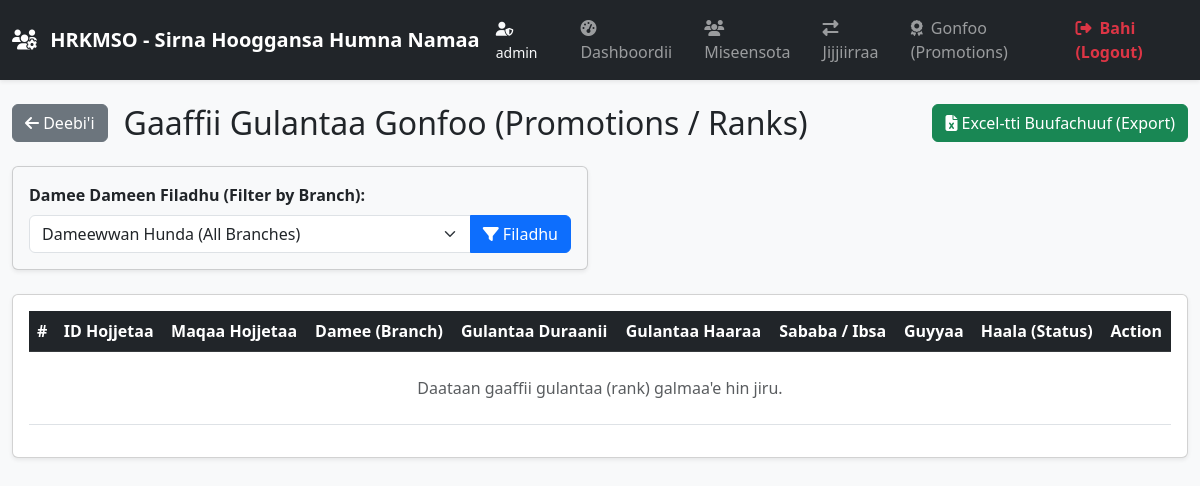
Before: /ranks (signed in) with the older database file.
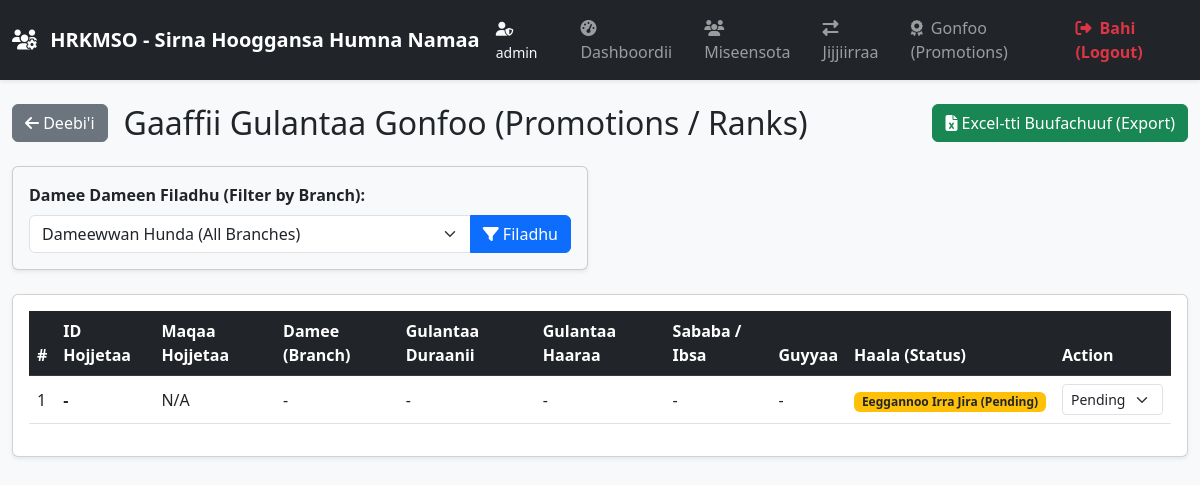
After: the same page with the newer database file.
### models.py (models this page shows)
class User(UserMixin, db.Model):
    __tablename__ = 'user'
    id = db.Column(db.Integer, primary_key=True)
    username = db.Column(db.String(150), unique=True, nullable=False)
    password = db.Column(db.String(200), nullable=False)
    role = db.Column(db.String(50), default='branch')  # 'admin' ykn 'branch'
    branch_id = db.Column(db.Integer, nullable=True)

class Rank(db.Model):
    __tablename__ = 'rank'
    id = db.Column(db.Integer, primary_key=True)
    name = db.Column(db.String(100), unique=True, nullable=False)
    description = db.Column(db.Text, nullable=True)
    employees = db.relationship('Employee', backref='rank', lazy=True)

### app.py (the view)
@app.route('/ranks')
@login_required
def ranks():
    all_ranks = Rank.query.all()
    return render_template('ranks.html', ranks=all_ranks)

### app.py (called while the page is built)
@app.context_processor
def utility_processor():
    def endpoint_exists(endpoint):
        try:
            url_for(endpoint)
            return True
        except Exception:
            return False
    return dict(endpoint_exists=endpoint_exists, calculate_age=calculate_age)

@login_manager.user_loader
def load_user(user_id):
    return db.session.get(User, int(user_id))

### templates/ranks.html (shortened to what this page needs)
{% extends "base.html" %}
{% block content %}
<div class="container-fluid py-4">
    <div class="row mb-4">
        <div class="col-12 d-flex justify-content-between align-items-center flex-wrap gap-3">
            <div class="d-flex align-items-center gap-3">
                <a href="{{ url_for('dashboard') }}" class="btn btn-secondary">
                    <i class="fas fa-arrow-left"></i> Deebi'i
                </a>
                <h2 class="mb-0">Gaaffii Gulantaa Gonfoo (Promotions / Ranks)</h2>
            </div>
            <div>
                <a href="{{ url_for('export_ranks_excel', branch_id=selected_branch) }}" class="btn btn-success">
                    <i class="fas fa-file-excel"></i> Excel-tti Buufachuuf (Export)
                </a>
            </div>
        </div>
    </div>
    {% if current_user.role == 'admin' %}
    <div class="row mb-4">
        <div class="col-md-6">
            <form method="GET" action="{{ url_for('ranks') }}" class="card shadow-sm p-3 bg-light">
                <label for="branch_id" class="form-label fw-bold">Damee Dameen Filadhu (Filter by Branch):</label>
                <div class="input-group">
                    <select name="branch_id" id="branch_id" class="form-select">
                        <option value="">Dameewwan Hunda (All Branches)</option>
                    </select>
                    <button type="submit" class="btn btn-primary">
                        <i class="fas fa-filter"></i> Filadhu
                    </button>
                </div>
            </form>
        </div>
    </div>
    {% endif %}
    <div class="card shadow-sm">
        <div class="card-body">
            <div class="table-responsive">
                <table class="table table-hover align-middle">
                    <thead class="table-dark">
                        <tr>
                            <th>#</th>
                            <th>ID Hojjetaa</th>
                            <th>Maqaa Hojjetaa</th>
                            <th>Damee (Branch)</th>
                            <th>Gulantaa Duraanii</th>
                            <th>Gulantaa Haaraa</th>
                            <th>Sababa / Ibsa</th>
                            <th>Guyyaa</th>
                            <th>Haala (Status)</th>
                            {% if current_user.role == 'admin' %}
                            <th>Action</th>
                            {% endif %}
                        </tr>
                    </thead>
                    <tbody>
                        {% if ranks %}
                            {% for r in ranks %}
                            <tr>
                                <td>{{ loop.index }}</td>
                                <td><strong>{{ r.employee.unique_id if r.employee and r.employee.unique_id else '-' }}</strong></td>
                                <td>{{ r.employee.full_name if r.employee else 'N/A' }}</td>
                                <td>
                                    {% set branch_val = r.branch_id if r.branch_id else (r.employee.branch_id if r.employee else '-') %}
                                    {% set branch_name = namespace(name=branch_val) %}
                                    {% for b in all_branches %}
                                        {% if b.id|string == branch_val|string %}
                                            {% set branch_name.name = b.name %}
                                        {% endif %}
                                    {% endfor %}
                                    {{ branch_name.name }}
                                </td>
                                <td>{{ r.old_rank if r.old_rank else '-' }}</td>
                                <td>{{ r.new_rank if r.new_rank else '-' }}</td>
                                <td>{{ r.reason if r.reason else '-' }}</td>
                                <td>{{ r.rank_date.strftime('%Y-%m-%d') if r.rank_date else '-' }}</td>
                                <td>
                                    {% if r.status == 'Approved' %}
                                        <span class="badge bg-success">Eeyyamameera (Approved)</span>
                                    {% elif r.status == 'Rejected' %}
                                        <span class="badge bg-danger">Harkifateera (Rejected)</span>
                                    {% else %}
                                        <span class="badge bg-warning text-dark">Eeggannoo Irra Jira (Pending)</span>
                                    {% endif %}
                                </td>
                                {% if current_user.role == 'admin' %}
                                <td>
                                    <form action="{{ url_for('update_rank_status', id=r.id) }}" method="POST" class="d-inline">
                                        <select name="status" class="form-select form-select-sm d-inline-block w-auto" onchange="this.form.submit()">
                                            <option value="Pending" {% if r.status == 'Pending' %}selected{% endif %}>Pending</option>
                                        </select>
                                    </form>
                                </td>
                                {% endif %}
                            </tr>
                            {% endfor %}
                        {% else %}
                            <tr>
                                <td colspan="10" class="text-center py-4 text-muted">
                                    Daataan gaaffii gulantaa (rank) galmaa'e hin jiru.
                                </td>
                            </tr>
                        {% endif %}
                    </tbody>
                </table>
            </div>
        </div>
    </div>
</div>
{% endblock %}

### templates/base.html (shortened to what this page needs)
<!DOCTYPE html>
<html lang="om">
<head>
    <link href="https://cdn.jsdelivr.net/npm/bootstrap@5.3.0/dist/css/bootstrap.min.css" rel="stylesheet">
    <link rel="stylesheet" href="https://cdnjs.cloudflare.com/ajax/libs/font-awesome/6.4.0/css/all.min.css">
</head>
<body class="bg-light">
    <nav class="navbar navbar-expand-lg navbar-dark bg-dark shadow-sm">
        <div class="container-fluid">
            <a class="navbar-brand fw-bold" href="{{ url_for('dashboard') }}">
                <i class="fas fa-users-cog me-2"></i> HRKMSO - Sirna Hooggansa Humna Namaa
            </a>
            <div class="collapse navbar-collapse" id="navbarNav">
                <ul class="navbar-nav ms-auto align-items-lg-center">
                    {% if current_user.is_authenticated %}
                    <li class="nav-item me-3">
                        <span class="text-light small"><i class="fas fa-user-shield me-1"></i> {{ current_user.username if current_user.username else current_user.role }}</span>
                    </li>
                    <li class="nav-item">
                        <a class="nav-link px-3" href="{{ url_for('dashboard') }}">
                            <i class="fas fa-tachometer-alt me-1"></i> Dashboordii
                        </a>
                    </li>
                    <li class="nav-item">
                        <a class="nav-link px-3" href="{{ url_for('employees') }}">
                            <i class="fas fa-users me-1"></i> Miseensota
                        </a>
                    </li>
                    {% if endpoint_exists('transfers') %}
                    <li class="nav-item">
                        <a class="nav-link px-3" href="{{ url_for('transfers') }}">
                            <i class="fas fa-exchange-alt me-1"></i> Jijjiirraa
                        </a>
                    </li>
                    {% endif %}
                    {% if endpoint_exists('promotions') %}
                    <li class="nav-item">
                        <a class="nav-link px-3" href="{{ url_for('promotions') }}">
                            <i class="fas fa-award me-1"></i> Gonfoo (Promotions)
                        </a>
                    </li>
                    {% endif %}
                    <li class="nav-item">
                        <a class="nav-link px-3 text-danger fw-semibold" href="{{ url_for('logout') }}">
                            <i class="fas fa-sign-out-alt me-1"></i> Bahi (Logout)
                        </a>
                    </li>
                    {% endif %}
                </ul>
            </div>
        </div>
    </nav>
    <main>
        {% block content %}{% endblock %}
    </main>
</body>
</html>

Changed rows visible on the page:
added Rank: employee "-", employee "N/A", name "-", old_rank "-", new_rank "-", reason "-", rank_date "-"
Other visible differences:
text no longer shown: "Daataan gaaffii gulantaa (rank) galmaa'e hin jiru."
